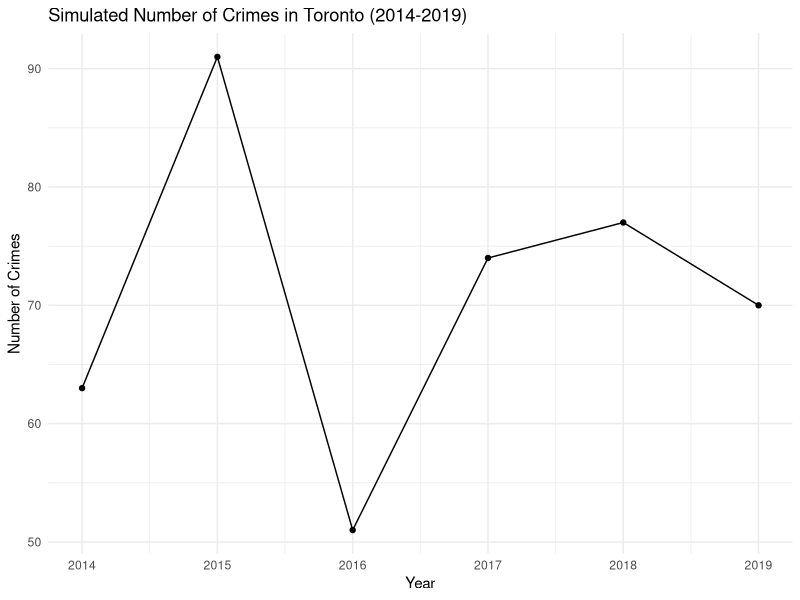

The R script that drew this image:
#### Preamble ####
# Purpose: Simulates the data for number of shootings in Toronto. 
# Author: Fatimah Yunusa 
# Date: 23 January 2024
# Contact: fatimah.yunusa@mail.utoronto.ca
# License: MIT
# Pre-requisites: 
# Any other information needed? 


#### Workspace setup ####
library(tidyverse)
library(ggplot2)
library(tibble)

#### Simulate data ####


# Create a simulated dataset
set.seed(300)
years <- rep(2014:2019, each = 1)  # Years 2014 to 2019
crime_counts <- sample(50:100, 6, replace = TRUE)  # Simulated crime counts

simulated_data <- data.frame(OccurredYear = years, Count_ = crime_counts)

# Plot the time series graph
ggplot(simulated_data, aes(x = OccurredYear, y = Count_, group = 1)) +
  geom_line() +
  geom_point() +
  labs(title = "Simulated Number of Crimes in Toronto (2014-2019)",
       x = "Year",
       y = "Number of Crimes") +
  theme_minimal()


# Define years and geographic divisions
years <- rep(2014:2019, each = 45)  # 45 divisions per year
divisions <- rep(paste0("D", 11:55), times = 6)  # D11 to D55 divisions

# Simulates the  shooting occurrence counts
shooting_counts <- sample(1:10, 270, replace = TRUE)

# Creates a simulated tibble
simulated_data <- tibble(
  OccurredYear = years,
  GeoDivision = divisions,
  Count_ = shooting_counts
)

head(simulated_data)



